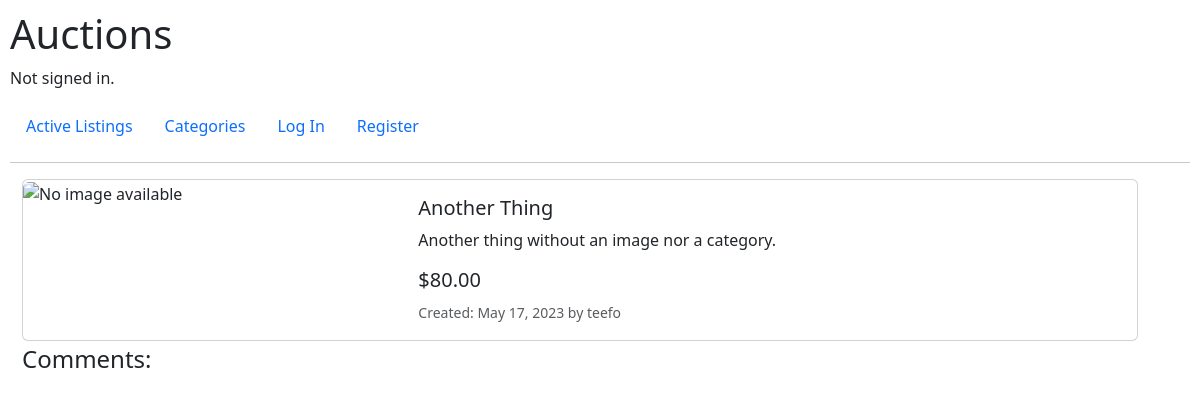
The app's page /4, older data.
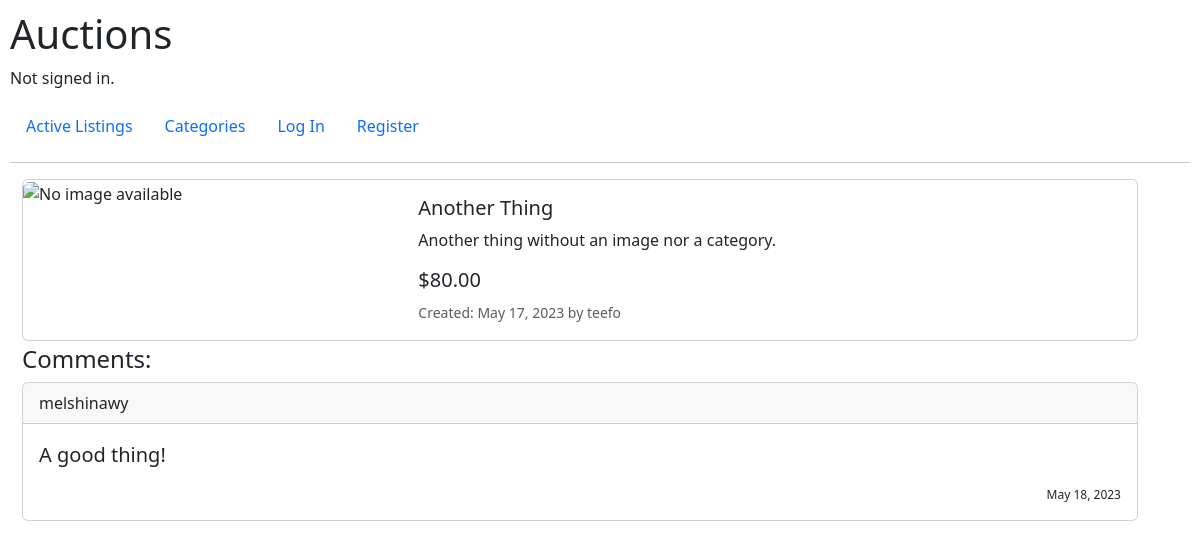
The same page, newer data.
### auctions/models.py (models this page shows)
class Comment(models.Model):
    user = models.ForeignKey(User, on_delete=models.CASCADE)
    listing = models.ForeignKey(Listing, on_delete=models.CASCADE)
    comment = models.CharField(max_length=500)
    created_at = models.DateField(auto_now_add=True)

class User(AbstractUser):
    pass

### auctions/views.py (the view, shortened to what this page needs)
# urls.py: path('<int:listing_id>', views.listing_page, name="listing_page"),
def listing_page(request, listing_id):
    listing = Listing.objects.get(pk=listing_id) # Get listing from id
    user_id = request.user.id # Get user id
    if request.method == 'GET':
        max_bid = Bid.objects.filter(listing=listing_id).aggregate(Max('bid'))['bid__max'] # Get the maximum bid for that listing
        context = {
                'listing': Listing.objects.get(pk=listing_id),
                'max_bid': max_bid,
                'user_id': user_id,
                'comments': Comment.objects.filter(listing=listing)
            }
        return render(request, "auctions/listing_page.html", context)

### auctions/templates/auctions/listing_page.html (shortened to what this page needs)
{% extends "auctions/layout.html" %}
{% block body %}
<div class="card mb-1">
    <div class="row">
      <div class="col">
        {% if listing.image_url %}
            <img src="{{ listing.image_url }}" class="img-fluid rounded-start" style="height: 200px;" alt="{{ listing.title }}">
        {% else %}
            <img src="https://st4.depositphotos.com/14953852/24787/v/450/depositphotos_247872612-stock-illustration-no-image-available-icon-vector.jpg" class="img-fluid rounded-start" alt="No image available">
        {% endif %}
      </div>
      <div class="col-md-8">
        <div class="card-body">
          <h5 class="card-title">{{ listing.title }}</h5>
          <p class="card-text">{{ listing.description }}</p>
          <h5 class="card-title">${{ max_bid|floatformat:2 }}</h5>
          <p class="card-text"><small class="text-muted">Created: {{ listing.created_at }} by {{ listing.seller }}</small></p>
        </div>
      </div>
    </div>
  </div>
    <h4>Comments:</h4>
    {% for comment in comments reversed %}
    <div class="card">
        <div class="card-header">
            {{ comment.user }}
        </div>
        <div class="card-body">
          <blockquote class="blockquote mb-0">
            <p>{{ comment.comment }}</p>
            <footer class="footer" style="font-size: 12px; text-align: right;">{{ comment.created_at }}</footer>
          </blockquote>
        </div>
      </div>
    {% endfor %}
{% endblock %}

Row changes from the older to the newer data that the page shows:
added Comment: user "melshinawy", comment "A good thing!", created_at "May 18, 2023"
